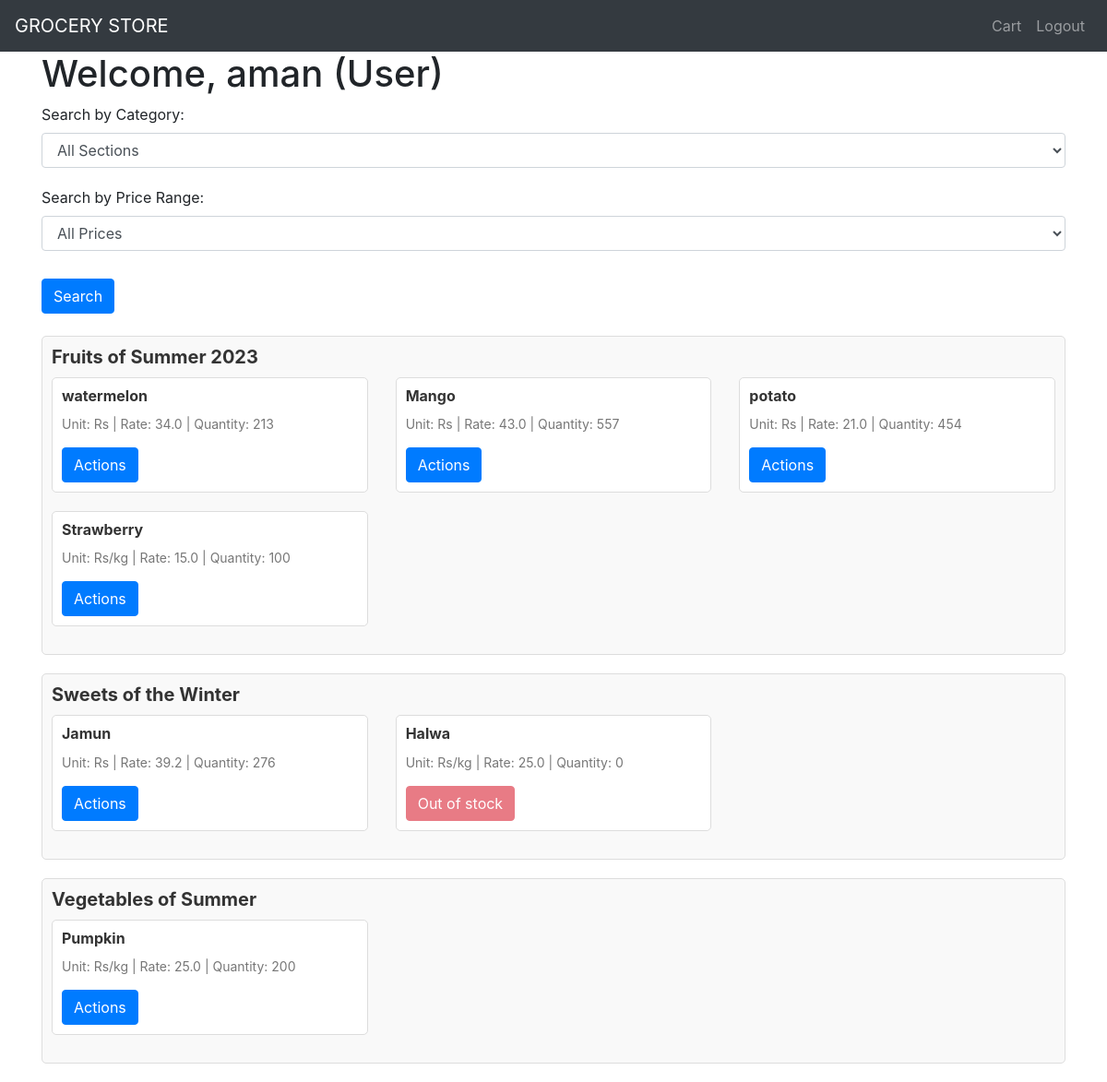
The app's page /user/dashboard (signed in) with its own data.
### app.py (models this page shows)
class User(db.Model, UserMixin):
    __tablename__ = 'users'
    id = db.Column(db.Integer, primary_key=True, autoincrement=True)
    username = db.Column(db.String(80), unique=True, nullable=False)
    password = db.Column(db.String(80), nullable=False)
    date_of_birth = db.Column(db.String(20), nullable=False)
    gender = db.Column(db.String(10), nullable=False)

class Section(db.Model):
    __tablename__ = 'sections'
    id = db.Column(db.Integer, primary_key=True, autoincrement=True)
    name = db.Column(db.String(100), nullable=False)
    admin_id = db.Column(db.Integer, db.ForeignKey('admins.id'), nullable=False)
    admin = db.relationship('Admin', backref=db.backref('sections', lazy=True))

class Product(db.Model):
    __tablename__ = 'products'
    id = db.Column(db.Integer, primary_key=True)
    name = db.Column(db.String(100), nullable=False)
    unit = db.Column(db.String(20), nullable=False)
    rate_per_unit = db.Column(db.Float, nullable=False)
    quantity = db.Column(db.Integer, nullable=False)
    section_id = db.Column(db.Integer, db.ForeignKey('sections.id'), nullable=False)
    section = db.relationship('Section', backref=db.backref('products', lazy=True))

### app.py (the view, shortened to what this page needs)
@app.route('/user/dashboard', methods=['GET', 'POST'])
@login_required
def user_dashboard():
    return render_template('user/user_dashboard.html', sections=Section.query.all(), filtered_products=None)

### app.py (called while the page is built)
@login_manager.user_loader
def load_user(user_id):
    global user_type
    user_type = session.get('user_type')
    if user_type == 'admin':
        return Admin.query.get(int(user_id))
    else:
        return User.query.get(int(user_id))

### templates/user/user_dashboard.html (shortened to what this page needs)
<!DOCTYPE html>
<html>
<head>
    <link rel="stylesheet" href="https://maxcdn.bootstrapcdn.com/bootstrap/4.5.2/css/bootstrap.min.css">
</head>
<body>
    <nav class="navbar navbar-expand-lg navbar-dark bg-dark">
        <a class="navbar-brand" href="{{ url_for('user_dashboard') }}">GROCERY STORE</a>
        <div class="collapse navbar-collapse justify-content-end">
            <ul class="navbar-nav">
                <li class="nav-item">
                    <a class="nav-link" href="{{ url_for('cart') }}">Cart</a>
                </li>
                <li class="nav-item">
                    <a class="nav-link" href="{{ url_for('logout') }}">Logout</a>
                </li>
            </ul>
        </div>
    </nav>
    <div class="container">
        <h1>Welcome, {{ current_user.username }} (User)</h1>
        <form action="{{ url_for('user_dashboard') }}" method="POST">
            <div class="form-group">
                <label for="category">Search by Category:</label>
                <select class="form-control" id="category" name="category">
                    <option value="">All Sections</option>
                </select>
            </div>
            <div class="form-group">
                <label for="price-range">Search by Price Range:</label>
                <select class="form-control" id="price-range" name="price_range">
                    <option value="">All Prices</option>
                </select>
            </div>
            <button type="submit" class="btn btn-primary">Search</button>
        </form>
        <br>
        <div class="product-container">
            <div class="row">
                {% for section in sections %}
                <div class="col-md-12">
                    <div class="card-section">
                        <h2>{{ section.name }}</h2>
                        <div class="row">
                        {% if filtered_products %}
                        {% for product in filtered_products %}
                            {% if product in section.products %}
                            <div class="col-md-4">
                                <div class="card-product">
                                    <h5>{{ product.name }}</h5>
                                    <p>Unit: {{ product.unit }} | Rate: {{ product.rate_per_unit }} | Quantity: {{ product.quantity }}</p>
                                    {% if product.quantity > 0 %}
                                    <a href="{{ url_for('buy_product', product_id=product.id) }}" class="btn btn-primary">Actions</a>
                                    {% else %}
                                    <button class="btn btn-danger" disabled>Out of stock</button>
                                    {% endif %}
                                </div>
                            </div>
                            {% endif %}
                        {% endfor %}
                        {% else %}
                        {% for product in section.products %}
                        <div class="col-md-4">
                            <div class="card-product">
                                <h5>{{ product.name }}</h5>
                                <p>Unit: {{ product.unit }} | Rate: {{ product.rate_per_unit }} | Quantity: {{ product.quantity }}</p>
                                {% if product.quantity > 0 %}
                                <a href="{{ url_for('buy_product', product_id=product.id) }}" class="btn btn-primary">Actions</a>
                                {% else %}
                                <button class="btn btn-danger" disabled>Out of stock</button>
                                {% endif %}
                            </div>
                        </div>
                        {% endfor %}
                        {% endif %}
                        </div>
                    </div>
                </div>
                {% endfor %}
            </div>
        </div>
    </div>
</body>
</html>

### templates/user/user_dashboard.html (style rules this page uses)
.card-section { border: 1px solid #ddd; border-radius: 5px; padding: 10px; margin-bottom: 20px; background-color: #f9f9f9; }
.card-section h2 { margin-bottom: 10px; color: #333; font-size: 20px; font-weight: bold; }
.card-product { border: 1px solid #ddd; border-radius: 5px; padding: 10px; margin-bottom: 20px; background-color: #fff; }
.card-product h5 { margin-bottom: 10px; color: #333; font-size: 16px; font-weight: bold; }
.card-product p { color: #777; font-size: 14px; margin-bottom: 5px; }
.card-product .btn { margin-top: 10px; }
.form-group { margin-bottom: 20px; }
button.btn-primary { margin-top: 10px; }

### records on screen
User: username "aman"
Section: name "Fruits of Summer 2023"
Product: name "watermelon", unit "Rs", rate_per_unit "34.0", quantity "213"
Product: name "Mango", unit "Rs", rate_per_unit "43.0", quantity "557"
Product: name "potato", unit "Rs", rate_per_unit "21.0", quantity "454"
Product: name "Strawberry", unit "Rs/kg", rate_per_unit "15.0", quantity "100"
Section: name "Sweets of the Winter"
Product: name "Jamun", unit "Rs", rate_per_unit "39.2", quantity "276"
Product: name "Halwa", unit "Rs/kg", rate_per_unit "25.0", quantity "0", shows "Out of stock"
Section: name "Vegetables of Summer"
Product: name "Pumpkin", unit "Rs/kg", rate_per_unit "25.0", quantity "200"
